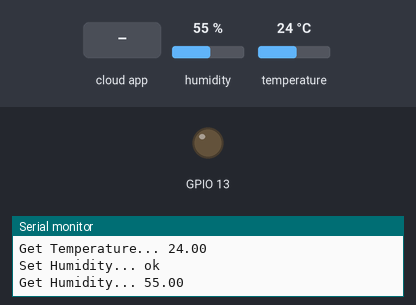
Recording of a sketch running on a simulated ESP8266 (NodeMCU). Shown: output pins drawn as LEDs (lit = HIGH), the last lines printed to the serial monitor. The inputs (shaded band) are chosen by the test bench; at power-on: humidity 55 %, temperature 24 °C. WiFi joins after 1.5 s; servers stay silent unless stated; the Firebase database answers and starts empty.

Above: at 2.7 s.
2.8 s: the phone or cloud app sets room to 1
At 7.1 s:
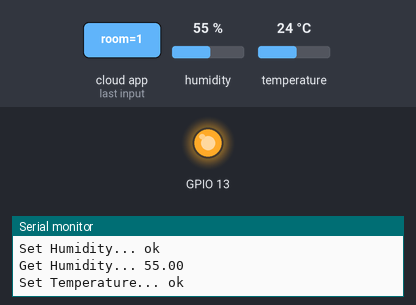
8.3 s: the phone or cloud app sets room to 0
At 12.9 s:
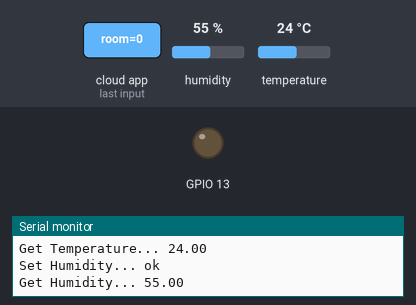
Timing chart, 0 to 14.4 s (numbered marks = the images above; inputs shaded):
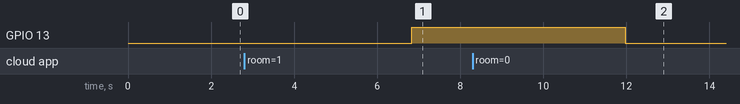

The sketch:

firebaseESP8266DHT.ino
```cpp
#include <ESP8266WiFi.h>
#include <FirebaseESP8266.h>
#include "DHT.h"

//Provide the token generation process info.
#include <addons/TokenHelper.h>

//Provide the RTDB payload printing info and other helper functions.
#include <addons/RTDBHelper.h>

/* 1. Define the WiFi credentials */
#define WIFI_SSID "A51"
#define WIFI_PASSWORD "imortaltricolor"

#define DHTPIN 2
#define DHTTYPE DHT11

//For the following credentials, see examples/Authentications/SignInAsUser/EmailPassword/EmailPassword.ino

/* 2. Define the API Key */
#define API_KEY "AIzaSyCpF-Ii-5d2X3z0NtDwrvjPPhZl3dEi-2E"

/* 3. Define the RTDB URL */
#define DATABASE_URL "fcmflutter-10c50.firebaseio.com" //<databaseName>.firebaseio.com or <databaseName>.<region>.firebasedatabase.app

/* 4. Define the user Email and password that alreadey registerd or added in your project */
#define USER_EMAIL "rogliariping@gmail.com"
#define USER_PASSWORD "123456"

//Define Firebase Data object
FirebaseData fbdo;

FirebaseAuth auth;
FirebaseConfig config;

unsigned long sendDataPrevMillis = 0;

unsigned long count = 0;

DHT dht(DHTPIN, DHTTYPE);

void setup()
{

  Serial.begin(115200);
  dht.begin();
  WiFi.begin(WIFI_SSID, WIFI_PASSWORD);
  Serial.print("Connecting to Wi-Fi");
  while (WiFi.status() != WL_CONNECTED)
  {
    Serial.print(".");
    delay(300);
  }
  Serial.println();
  Serial.print("Connected with IP: ");
  Serial.println(WiFi.localIP());
  Serial.println();

  Serial.printf("Firebase Client v%s\n\n", FIREBASE_CLIENT_VERSION);

  /* Assign the api key (required) */
  config.api_key = API_KEY;

  /* Assign the user sign in credentials */
  auth.user.email = USER_EMAIL;
  auth.user.password = USER_PASSWORD;

  /* Assign the RTDB URL (required) */
  config.database_url = DATABASE_URL;

  /* Assign the callback function for the long running token generation task */
  config.token_status_callback = tokenStatusCallback; //see addons/TokenHelper.h

  //Or use legacy authenticate method
  //config.database_url = DATABASE_URL;
  //config.signer.tokens.legacy_token = "<database secret>";

  //To connect without auth in Test Mode, see Authentications/TestMode/TestMode.ino

  //////////////////////////////////////////////////////////////////////////////////////////////
  //Please make sure the device free Heap is not lower than 80 k for ESP32 and 10 k for ESP8266,
  //otherwise the SSL connection will fail.
  //////////////////////////////////////////////////////////////////////////////////////////////

  Firebase.begin(&config, &auth);

  //Comment or pass false value when WiFi reconnection will control by your code or third party library
  Firebase.reconnectWiFi(true);

  Firebase.setDoubleDigits(5);

  pinMode(13, OUTPUT);

  /** Timeout options.

  //WiFi reconnect timeout (interval) in ms (10 sec - 5 min) when WiFi disconnected.
  config.timeout.wifiReconnect = 10 * 1000;

  //Socket connection and SSL handshake timeout in ms (1 sec - 1 min).
  config.timeout.socketConnection = 10 * 1000;

  //Server response read timeout in ms (1 sec - 1 min).
  config.timeout.serverResponse = 10 * 1000;

  //RTDB Stream keep-alive timeout in ms (20 sec - 2 min) when no server's keep-alive event data received.
  config.timeout.rtdbKeepAlive = 45 * 1000;

  //RTDB Stream reconnect timeout (interval) in ms (1 sec - 1 min) when RTDB Stream closed and want to resume.
  config.timeout.rtdbStreamReconnect = 1 * 1000;

  //RTDB Stream error notification timeout (interval) in ms (3 sec - 30 sec). It determines how often the readStream
  //will return false (error) when it called repeatedly in loop.
  config.timeout.rtdbStreamError = 3 * 1000;

  Note:
  The function that starting the new TCP session i.e. first time server connection or previous session was closed, the function won't exit until the
  time of config.timeout.socketConnection.

  You can also set the TCP data sending retry with
  config.tcp_data_sending_retry = 1;

  */
}

void loop()
{
  float h = dht.readHumidity();
  float t = dht.readTemperature();

  if (Firebase.ready() && (millis() - sendDataPrevMillis > 5000 || sendDataPrevMillis == 0))
  {
//    Serial.print("Room... ");
//    Serial.print(Firebase.getInt(fbdo, F("/test/room")) ? fbdo.to<int>() : 10);

    if (Firebase.getInt(fbdo, F("/test/room")) ? fbdo.to<int>() : 1){
      digitalWrite(13, HIGH);
    } else{
      digitalWrite(13, LOW);
    }
    sendDataPrevMillis = millis();
    Serial.printf("Set Temperature... %s\n", Firebase.setFloat(fbdo, F("/test/temperature"), t) ? "ok" : fbdo.errorReason().c_str());
    Serial.printf("Get Temperature... %s\n", Firebase.getFloat(fbdo, F("/test/temperature")) ? String(fbdo.to<float>()).c_str() : fbdo.errorReason().c_str());
    Serial.printf("Set Humidity... %s\n", Firebase.setDouble(fbdo, F("/test/humidity"), h) ? "ok" : fbdo.errorReason().c_str());
    Serial.printf("Get Humidity... %s\n", Firebase.getDouble(fbdo, F("/test/humidity")) ? String(fbdo.to<double>()).c_str() : fbdo.errorReason().c_str());

    //For generic set/get functions.

    //For generic set, use Firebase.set(fbdo, <path>, <any variable or value>)

    //For generic get, use Firebase.get(fbdo, <path>).
    //And check its type with fbdo.dataType() or fbdo.dataTypeEnum() and
    //cast the value from it e.g. fbdo.to<int>(), fbdo.to<std::string>().

    //The function, fbdo.dataType() returns types String e.g. string, boolean,
    //int, float, double, json, array, blob, file and null.

    //The function, fbdo.dataTypeEnum() returns type enum (number) e.g. fb_esp_rtdb_data_type_null (1),
    //fb_esp_rtdb_data_type_integer, fb_esp_rtdb_data_type_float, fb_esp_rtdb_data_type_double,
    //fb_esp_rtdb_data_type_boolean, fb_esp_rtdb_data_type_string, fb_esp_rtdb_data_type_json,
    //fb_esp_rtdb_data_type_array, fb_esp_rtdb_data_type_blob, and fb_esp_rtdb_data_type_file (10)

    count++;
  }
}

/// PLEASE AVOID THIS ////

//Please avoid the following inappropriate and inefficient use cases
/**
 *
 * 1. Call get repeatedly inside the loop without the appropriate timing for execution provided e.g. millis() or conditional checking,
 * where delay should be avoided.
 *
 * Everytime get was called, the request header need to be sent to server which its size depends on the authentication method used,
 * and costs your data usage.
 *
 * Please use stream function instead for this use case.
 *
 * 2. Using the single FirebaseData object to call different type functions as above example without the appropriate
 * timing for execution provided in the loop i.e., repeatedly switching call between get and set functions.
 *
 * In addition to costs the data usage, the delay will be involved as the session needs to be closed and opened too often
 * due to the HTTP method (GET, PUT, POST, PATCH and DELETE) was changed in the incoming request.
 *
 *
 * Please reduce the use of swithing calls by store the multiple values to the JSON object and store it once on the database.
 *
 * Or calling continuously "set" or "setAsync" functions without "get" called in between, and calling get continuously without set
 * called in between.
 *
 * If you needed to call arbitrary "get" and "set" based on condition or event, use another FirebaseData object to avoid the session
 * closing and reopening.
 *
 * 3. Use of delay or hidden delay or blocking operation to wait for hardware ready in the third party sensor libraries, together with stream functions e.g. Firebase.RTDB.readStream and fbdo.streamAvailable in the loop.
 *
 * Please use non-blocking mode of sensor libraries (if available) or use millis instead of delay in your code.
 *
 * 4. Blocking the token generation process.
 *
 * Let the authentication token generation to run without blocking, the following code MUST BE AVOIDED.
 *
 * while (!Firebase.ready()) <---- Don't do this in while loop
 * {
 *     delay(1000);
 * }
 *
 */
```

Measured:
- after the input at 2.8 s, GPIO 13: LOW → HIGH after 4.0 s
- after the input at 8.3 s, GPIO 13: HIGH → LOW after 3.7 s
